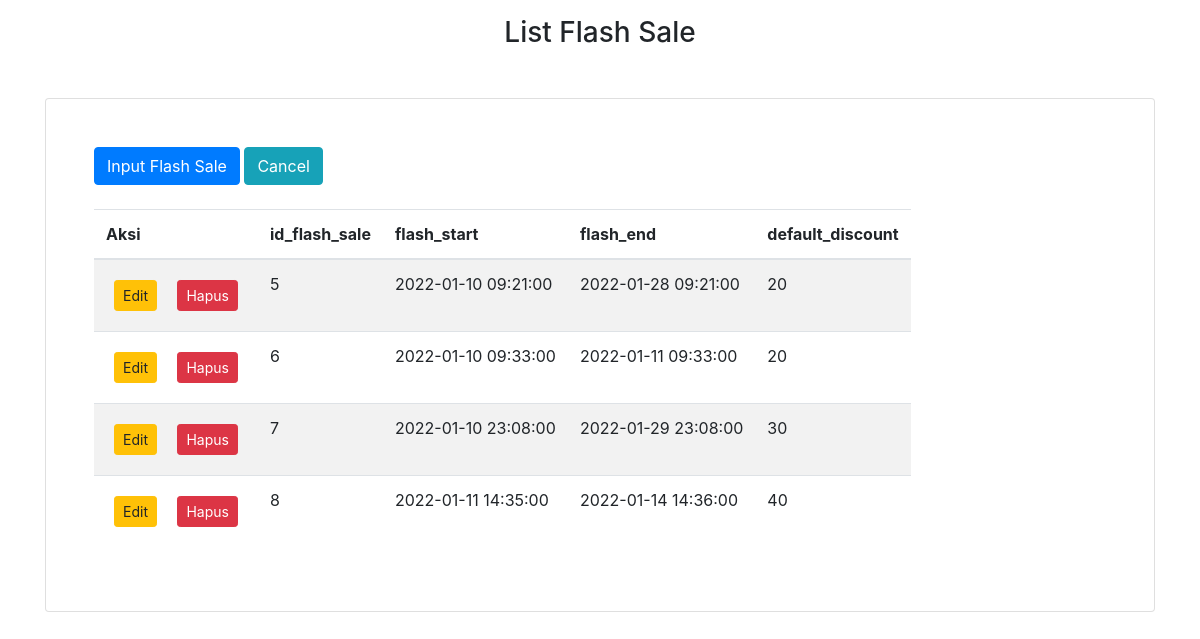
/admin/flashsale/index.php, run on the app's committed database.
### tables this page shows
CREATE TABLE `flash_sale` (
  `id_flash_sale` bigint(20) NOT NULL,
  `flash_start` datetime NOT NULL,
  `flash_end` datetime NOT NULL,
  `default_discount` tinyint(4) DEFAULT NULL
);

### admin/flashsale/index.php (the view, shortened to what this page needs)
<?php
require_once '../../koneksi.php';
$data = mysqli_query($koneksi, "SELECT * FROM flash_sale")
    or die(mysqli_error($koneksi));
$result = mysqli_fetch_all($data, MYSQLI_ASSOC);
?>
<!doctype html>
<html lang="en">
<head>
    <link rel="stylesheet" href="https://stackpath.bootstrapcdn.com/bootstrap/4.4.1/css/bootstrap.min.css">
</head>
<body>
    <div class="container">
        <h3 class="text-center mt-3 mb-5">List Flash Sale</h3>
        <div class="card p-5 mb-5">
            <div class="d-grid gap-2 d-md-block">
                <a href="input.php" class="btn btn-primary">Input Flash Sale</a>
                <a href="http://localhost/florist_project/home_admin.php" class="btn btn-info">Cancel</a>
            </div><br>
            <?php if (empty($result)) : ?>
                <p>Data belum ada</p>
            <?php else : ?>
                <table class="table table-responsive table-striped">
                    <thead>
                        <th>Aksi</th>
                        <?php foreach (array_keys($result[0]) as $column) : ?>
                            <th><?php echo $column ?></th>
                        <?php endforeach; ?>
                    </thead>
                    <tbody>
                        <?php foreach ($result as $row) : ?>
                            <tr>
                                <td class="text-center">
                                    <a href="edit.php?id=<?php echo $row['id_flash_sale']; ?>" class="btn btn-sm btn-warning m-2">Edit</a>
                                    <a href="hapus.php?id=<?php echo $row['id_flash_sale']; ?>" class="btn btn-sm btn-danger m-2">Hapus</a>
                                </td>
                                <?php foreach (array_keys($result[0]) as $column) : ?>
                                    <td><?php echo $row[$column] ?></td>
                                <?php endforeach; ?>
                            </tr>
                        <?php endforeach; ?>
                    </tbody>
                </table>
            <?php endif; ?>
        </div>
    </div>
</body>
</html>

### data on the page
flash_sale: id_flash_sale "5", flash_start "2022-01-10 09:21:00", flash_end "2022-01-28 09:21:00", default_discount "20"
flash_sale: id_flash_sale "6", flash_start "2022-01-10 09:33:00", flash_end "2022-01-11 09:33:00", default_discount "20"
flash_sale: id_flash_sale "7", flash_start "2022-01-10 23:08:00", flash_end "2022-01-29 23:08:00", default_discount "30"
flash_sale: id_flash_sale "8", flash_start "2022-01-11 14:35:00", flash_end "2022-01-14 14:36:00", default_discount "40"

### other printed values
$column "id_flash_sale"
$column "flash_start"
$column "flash_end"
$column "default_discount"
